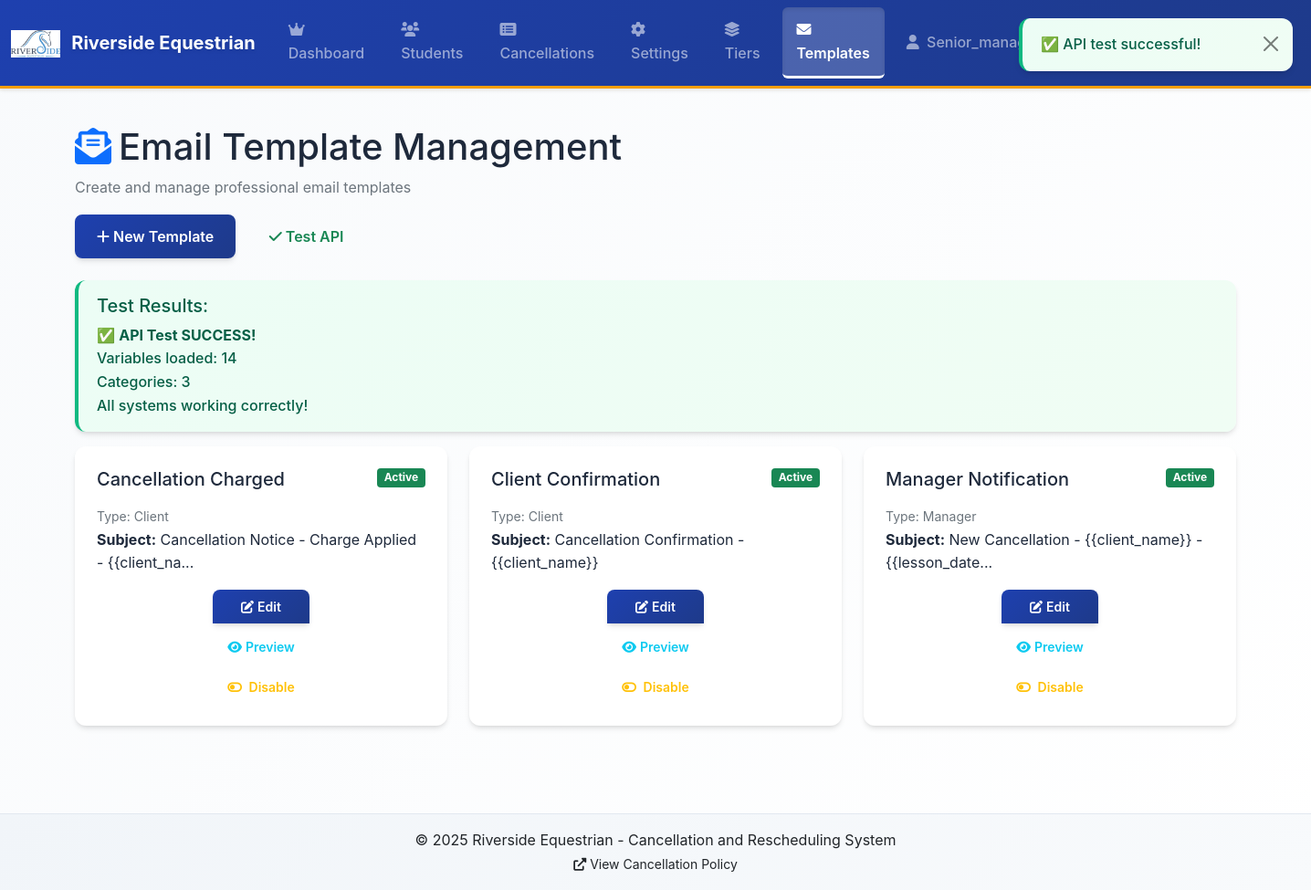
The app's page /senior/templates (signed in), older data.
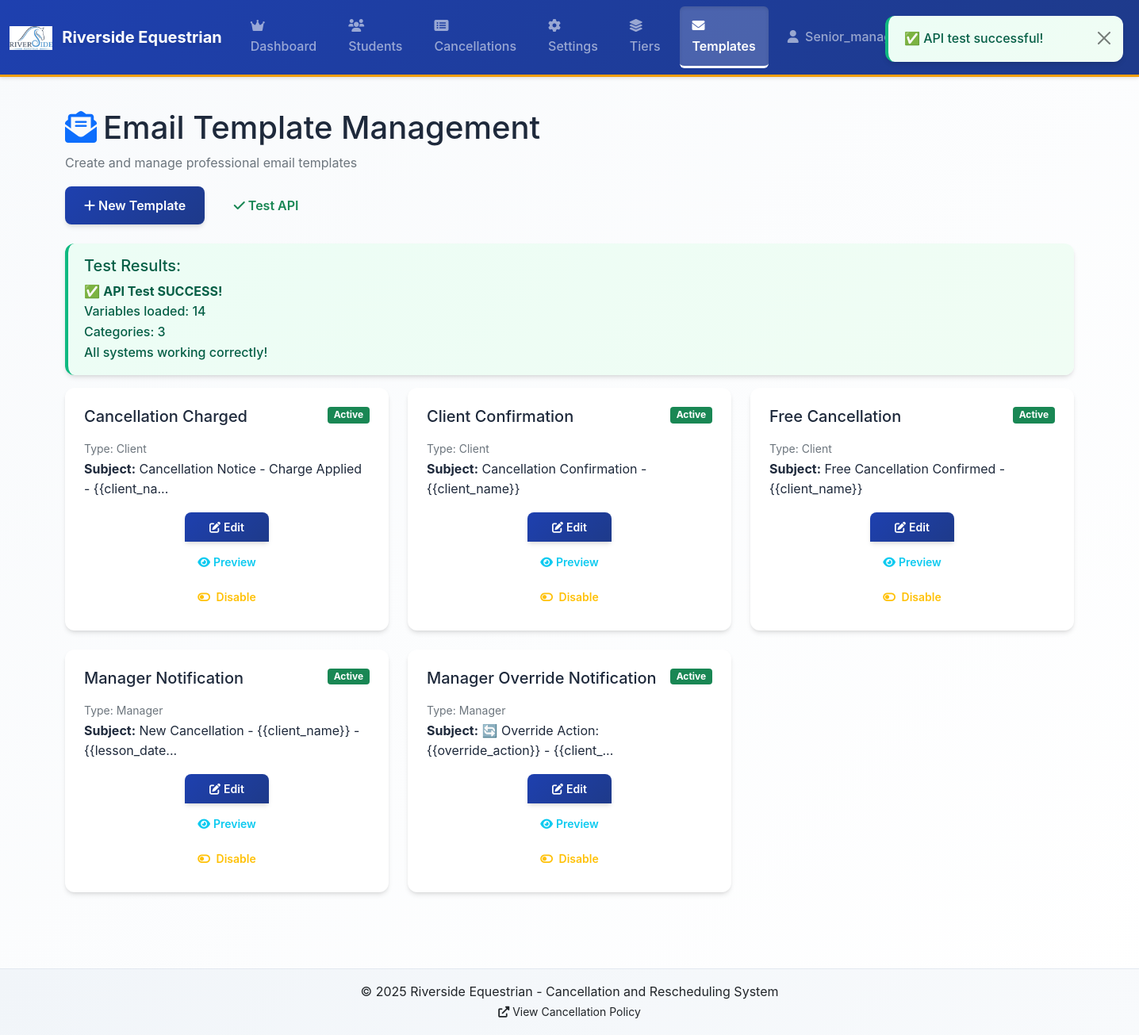
The same page, newer data.
### tables this page shows
CREATE TABLE email_templates (
                id TEXT PRIMARY KEY,
                name TEXT NOT NULL,
                subject TEXT NOT NULL,
                body TEXT NOT NULL,
                type TEXT NOT NULL DEFAULT 'client',
                active BOOLEAN DEFAULT 1,
                auto_send BOOLEAN DEFAULT 1,
                priority TEXT DEFAULT 'normal',
                delay_minutes INTEGER DEFAULT 0,
                include_attachment BOOLEAN DEFAULT 0,
                variables_used TEXT,
                created_at TIMESTAMP DEFAULT CURRENT_TIMESTAMP,
                updated_at TIMESTAMP DEFAULT CURRENT_TIMESTAMP
            );

### app.py (the view)
@app.route("/senior/templates")
@login_required
@senior_admin_required
def senior_templates():
    try:
        conn = get_db()
        templates = conn.execute(
            """
            SELECT id, name, subject, body, type, active, auto_send, priority,
                   delay_minutes, include_attachment, variables_used, created_at, updated_at
            FROM email_templates
            ORDER BY active DESC, type, name
        """
        ).fetchall()
        conn.close()
        template_list = []
        for template in templates:
            template_dict = dict(template)
            for date_field in ["created_at", "updated_at"]:
                if template_dict.get(date_field):
                    try:
                        template_dict[date_field] = datetime.strptime(
                            template_dict[date_field], "%Y-%m-%d %H:%M:%S"
                        )
                    except (ValueError, TypeError):
                        template_dict[date_field] = datetime.now()
            template_list.append(template_dict)
        return render_template("senior_templates.html", templates=template_list)
    except Exception as e:
        print(f"Error in senior_templates: {e}")
        return render_template("senior_templates.html", templates=[], error=str(e))

### app.py (called while the page is built)
def get_db():
    conn = sqlite3.connect(app.config["DATABASE"])
    conn.row_factory = sqlite3.Row
    return conn

def login_required(f):
    @wraps(f)
    def decorated_function(*args, **kwargs):
        if "user_id" not in session:
            return redirect(url_for("login"))
        return f(*args, **kwargs)
    return decorated_function

def senior_admin_required(f):
    @wraps(f)
    def decorated_function(*args, **kwargs):
        if "user_role" not in session or session["user_role"] != "senior_manager":
            flash("Senior manager access required", "error")
            return redirect(url_for("dashboard"))
        return f(*args, **kwargs)
    return decorated_function

def toronto_now():
    pacific_tz = pytz.timezone("America/Los_Angeles")
    utc_now = datetime.utcnow()
    utc_dt = pytz.UTC.localize(utc_now)
    return utc_dt.astimezone(pacific_tz)

@app.context_processor
def inject_now():
    return {"now": toronto_now()}

### templates/senior_templates.html (shortened to what this page needs)
{% extends "base.html" %}  {% block content %}
<div class="container-fluid">
  <div class="row mb-4">
    <div class="col-12">
      <h1>
        <i class="fas fa-envelope-open-text me-2 text-primary"></i>Email
        Template Management
      </h1>
      <p class="text-muted">Create and manage professional email templates</p>
      <div class="mt-3">
        <button type="button" class="btn btn-primary me-2" id="newTemplateBtn">
          <i class="fas fa-plus me-1"></i>New Template
        </button>
        <button
          type="button"
          class="btn btn-outline-success me-2"
          id="testAPIBtn"
        >
          <i class="fas fa-check me-1"></i>Test API
        </button>
      </div>
    </div>
  </div>
  <div class="alert alert-info" id="testResults" style="display: none">
    <h5>Test Results:</h5>
    <div id="testOutput">Running tests...</div>
  </div>
  <div class="row">
    {% if templates %} {% for template in templates %}
    <div class="col-lg-4 col-md-6 mb-4">
      <div class="card h-100">
        <div class="card-body">
          <div class="d-flex justify-content-between align-items-start mb-2">
            <h5 class="card-title">{{ template.name }}</h5>
            <span
              class="badge bg-{{ 'success' if template.active else 'secondary' }}"
            >
              {{ 'Active' if template.active else 'Inactive' }}
            </span>
          </div>
          <p class="card-text">
            <small class="text-muted">Type: {{ template.type|title }}</small
            ><br />
            <strong>Subject:</strong> {{ template.subject[:50] }}{% if
            template.subject|length > 50 %}...{% endif %}
          </p>
          <div class="btn-group-vertical d-grid gap-2">
            <button
              class="btn btn-primary btn-sm edit-btn"
              data-template-id="{{ template.id }}"
            >
              <i class="fas fa-edit me-1"></i>Edit
            </button>
            <button
              class="btn btn-outline-info btn-sm preview-btn"
              data-template-id="{{ template.id }}"
            >
              <i class="fas fa-eye me-1"></i>Preview
            </button>
            <button
              class="btn btn-outline-warning btn-sm toggle-btn"
              data-template-id="{{ template.id }}"
            >
              <i
                class="fas fa-toggle-{{ 'off' if template.active else 'on' }} me-1"
              ></i>
              {{ 'Disable' if template.active else 'Enable' }}
            </button>
          </div>
        </div>
      </div>
    </div>
    {% endfor %} {% endif %}
  </div>
</div>
{% endblock %}

### templates/base.html (shortened to what this page needs)
<!DOCTYPE html>
<html lang="en">
  <head>
    <link
      href="https://cdnjs.cloudflare.com/ajax/libs/bootstrap/5.1.3/css/bootstrap.min.css"
      rel="stylesheet"
    />
    <link
      href="https://cdnjs.cloudflare.com/ajax/libs/font-awesome/6.0.0/css/all.min.css"
      rel="stylesheet"
    />
    <link
      href="{{ url_for('static', filename='css/main.css') }}"
      rel="stylesheet"
    />
  </head>
  <body>
    <nav class="navbar navbar-expand-lg navbar-dark bg-primary sticky-top">
      <div class="container-fluid">
        <a class="navbar-brand" href="{{ url_for('index') }}">
          <img
            src="{{ url_for('static', filename='riverside.png') }}"
            alt="Riverside Equestrian"
            style="height: 30px; margin-right: 0.5rem; vertical-align: middle"
          />
          Riverside Equestrian
        </a>
        {% if session.user_id %}
        <div class="collapse navbar-collapse" id="navbarNav">
          <ul class="navbar-nav me-auto">
            {% if session.user_role == 'senior_manager' %}
            <li class="nav-item">
              <a
                class="nav-link {{ 'active' if request.endpoint in ['senior_dashboard', 'dashboard'] else '' }}"
                href="{{ url_for('senior_dashboard') }}"
              >
                <i class="fas fa-crown me-1"></i>Dashboard
              </a>
            </li>
            <li class="nav-item">
              <a
                class="nav-link {{ 'active' if request.endpoint == 'manager_students' else '' }}"
                href="{{ url_for('manager_students') }}"
              >
                <i class="fas fa-users me-1"></i>Students
              </a>
            </li>
            <li class="nav-item">
              <a
                class="nav-link {{ 'active' if request.endpoint == 'manager_cancellations' else '' }}"
                href="{{ url_for('manager_cancellations') }}"
              >
                <i class="fas fa-list-alt me-1"></i>Cancellations
              </a>
            </li>
            <li class="nav-item">
              <a
                class="nav-link {{ 'active' if request.endpoint == 'senior_settings' else '' }}"
                href="{{ url_for('senior_settings') }}"
              >
                <i class="fas fa-cog me-1"></i>Settings
              </a>
            </li>
            <li class="nav-item">
              <a
                class="nav-link {{ 'active' if request.endpoint == 'senior_tiers' else '' }}"
                href="{{ url_for('senior_tiers') }}"
              >
                <i class="fas fa-layer-group me-1"></i>Tiers
              </a>
            </li>
            <li class="nav-item">
              <a
                class="nav-link {{ 'active' if request.endpoint == 'senior_templates' else '' }}"
                href="{{ url_for('senior_templates') }}"
              >
                <i class="fas fa-envelope me-1"></i>Templates
              </a>
            </li>
            {% endif %}
          </ul>
          <ul class="navbar-nav">
            <li class="nav-item dropdown">
              <a
                class="nav-link dropdown-toggle"
                href="#"
                id="navbarDropdown"
                role="button"
                data-bs-toggle="dropdown"
                aria-expanded="false"
              >
                <i class="fas fa-user me-1"></i>
                {% if session.user_role == 'client' %} {{ session.user_name }}
                {% else %} {{ session.user_role|title }} - {{ session.user_email
                }} {% endif %}
              </a>
            </li>
          </ul>
        </div>
        {% endif %}
      </div>
    </nav>
    <main class="container my-4">{% block content %}{% endblock %}</main>
    <footer class="bg-light text-center text-muted py-3 mt-5">
      <div class="container">
        <p class="mb-0">
          © 2025 Riverside Equestrian - Cancellation and Rescheduling System
        </p>
        <small>
          <a
            href="https://www.riversideequestrian.ca/cancellations"
            target="_blank"
            class="text-decoration-none"
          >
            <i class="fas fa-external-link-alt me-1"></i>View Cancellation
            Policy
          </a>
        </small>
      </div>
    </footer>
  </body>
</html>

### static/css/main.css (style rules this page uses)
:root { --primary-color: #1e40af; --primary-dark: #1e3a8a; --primary-light: #3b82f6; --secondary-color: #64748b; --accent-color: #f59e0b; --success-color: #10b981; --warning-color: #f59e0b; --danger-color: #ef4444; --info-color: #06b6d4; --white: #ffffff; --gray-50: #f8fafc; --gray-100: #f1f5f9; --gray-200: #e2e8f0; --gray-300: #cbd5e1; --gray-400: #94a3b8; --gray-500: #64748b; --gray-600: #475569; --gray-700: #334155; --gray-800: #1e293b; --gray-900: #0f172a; --font-primary: "Inter", -apple-system, BlinkMacSystemFont, "Segoe UI", sans-serif; --font-mono: "JetBrains Mono", "Fira Code", monospace; --spacing-xs: 0.25rem; --spacing-sm: 0.5rem; --spacing-md: 1rem; --spacing-lg: 1.5rem; --spacing-xl: 2rem; --spacing-2xl: 3rem; --shadow-sm: 0 1px 2px 0 rgb(0 0 0 / 0.05); --shadow-md: 0 4px 6px -1px rgb(0 0 0 / 0.1), 0 2px 4px -2px rgb(0 0 0 / 0.1); --shadow-lg: 0 10px 15px -3px rgb(0 0 0 / 0.1), 0 4px 6px -4px rgb(0 0 0 / 0.1); --shadow-xl: 0 20px 25px -5px rgb(0 0 0 / 0.1), 0 8px 10px -6px rgb(0 0 0 / 0.1); --radius-sm: 0.375rem; --radius-md: 0.5rem; --radius-lg: 0.75rem; --radius-xl: 1rem; }
* { box-sizing: border-box; }
html { scroll-behavior: smooth; }
body { font-family: var(--font-primary); background: linear-gradient(135deg, var(--gray-50) 0%, var(--white) 100%); color: var(--gray-800); line-height: 1.6; min-height: 100vh; display: flex; flex-direction: column; }
main { flex: 1; }
.navbar { background: linear-gradient( 135deg, var(--primary-color) 0%, var(--primary-dark) 100% ) !important; box-shadow: var(--shadow-lg); border-bottom: 3px solid var(--accent-color); backdrop-filter: blur(10px); }
.navbar-brand { font-weight: 700; font-size: 1.25rem; text-shadow: 0 2px 4px rgba(0, 0, 0, 0.1); transition: all 0.3s ease; }
.navbar-nav .nav-link { font-weight: 500; padding: 0.75rem 1rem !important; border-radius: var(--radius-md); margin: 0 0.25rem; transition: all 0.3s ease; position: relative; overflow: hidden; }
.navbar-nav .nav-link.active { background: rgba(255, 255, 255, 0.2); box-shadow: inset 0 2px 4px rgba(0, 0, 0, 0.1); }
.navbar-nav .nav-link::before { content: ""; position: absolute; bottom: 0; left: 0; width: 0; height: 2px; background: var(--accent-color); transition: width 0.3s ease; }
.card { border: none; border-radius: var(--radius-lg); box-shadow: var(--shadow-md); background: var(--white); transition: all 0.3s ease; overflow: hidden; }
.card-body { padding: 1.5rem; }
.btn { font-weight: 600; padding: 0.75rem 1.5rem; border-radius: var(--radius-md); border: none; transition: all 0.3s ease; position: relative; overflow: hidden; }
.btn::before { content: ""; position: absolute; top: 0; left: -100%; width: 100%; height: 100%; background: linear-gradient( 90deg, transparent, rgba(255, 255, 255, 0.2), transparent ); transition: left 0.5s; }
.btn-primary { background: linear-gradient( 135deg, var(--primary-color) 0%, var(--primary-dark) 100% ); box-shadow: var(--shadow-md); }
.btn-sm { padding: 0.5rem 1rem; font-size: 0.875rem; }
.alert { border: none; border-radius: var(--radius-lg); padding: 1rem 1.25rem; font-weight: 500; box-shadow: var(--shadow-md); border-left: 4px solid; }
.alert-success { background: linear-gradient(135deg, #ecfdf5 0%, #f0fdf4 100%); color: #065f46; border-left-color: var(--success-color); }
footer { background: linear-gradient(135deg, var(--gray-100) 0%, var(--gray-50) 100%); border-top: 1px solid var(--gray-200); margin-top: auto; }
footer a { color: var(--gray-600); transition: color 0.3s ease; }

Row changes from the older to the newer data that the page shows:
added email_templates: name "Free Cancellation", active "Active", type "Client", subject "Free Cancellation Confirmed - {{client_name}}", active "Disable"
added email_templates: name "Manager Override Notification", active "Active", type "Manager", subject "🔄 Override Action: {{override_action}} - {{client_", active "Disable"
